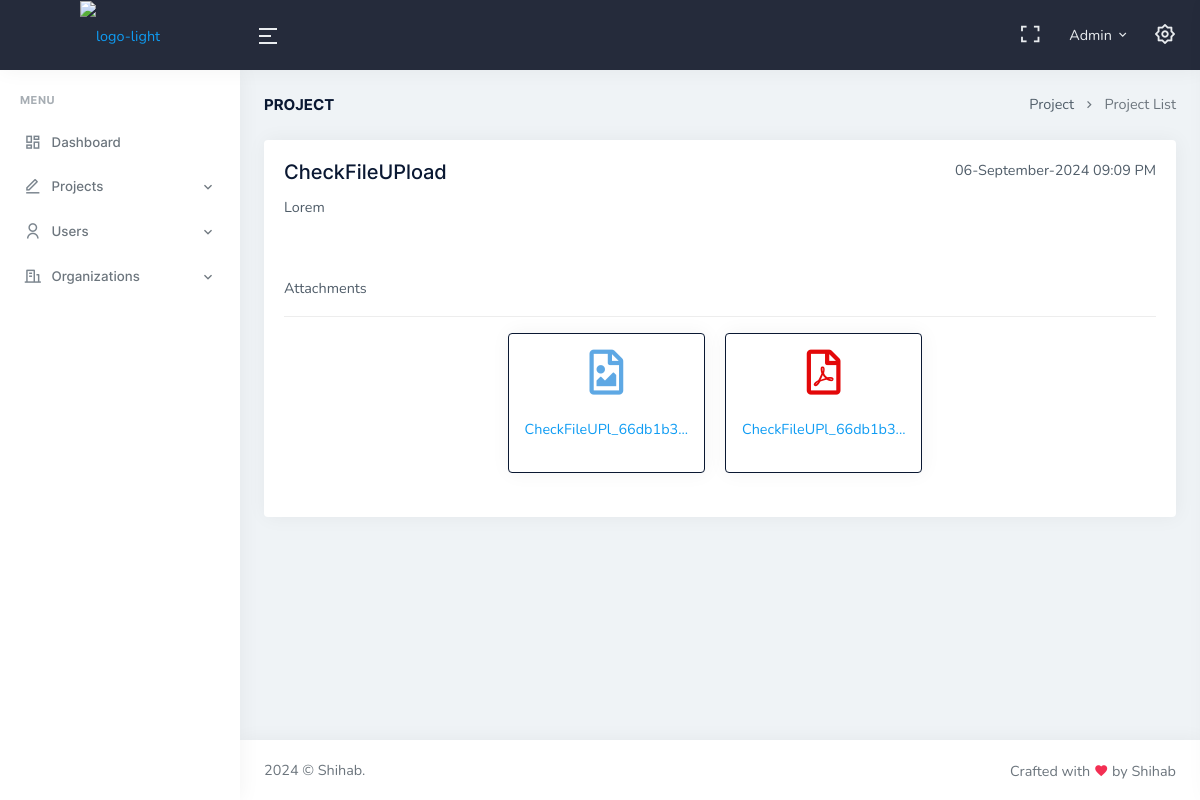
Screenshot of /view-post-admin.php?postId=122 (signed in) with the database file from the repository.
### tables this page shows
CREATE TABLE `posts` (
  `post_id` int NOT NULL,
  `project_name` varchar(100) NOT NULL,
  `post_details` varchar(5000) NOT NULL,
  `post_by` int NOT NULL,
  `created_at` datetime NOT NULL DEFAULT CURRENT_TIMESTAMP,
  `post_status` int DEFAULT '1'
);

CREATE TABLE `post_files` (
  `post_files_id` int NOT NULL,
  `post_files_names` varchar(255) NOT NULL,
  `post_id` int NOT NULL,
  `privacy` int NOT NULL DEFAULT '0',
  `created_at` datetime NOT NULL DEFAULT CURRENT_TIMESTAMP
);

### includes/helper-func.php (called while the page is built, shortened)
<?php
function getPost($postId, $conn)
{
    $sql = "SELECT *, DATE_FORMAT(created_at, '%d-%M-%Y %h:%i %p') AS post_date FROM posts WHERE post_id = $postId ORDER BY created_at DESC";
    $result = mysqli_query($conn, $sql);
    return $result;
}
function getUserFiles($postId, $conn)
{
    $sql = "SELECT * FROM post_files WHERE post_id = $postId AND privacy = 0";
    $result = mysqli_query($conn, $sql);
    return $result;
}
function truncatePostContent($content, $length = 200, $ellipsis = '...')
{
    $truncatedContent = mb_substr($content, 0, $length);
    if (mb_strlen($content) > $length) {
        $truncatedContent .= $ellipsis;
    }
    return $truncatedContent;
}

### view-post-admin.php (the view, shortened to what this page needs)
<?php
include 'includes/header.php';
if (isset($_GET['postId'])) {
    $post = getPost($_GET['postId'], $conn);
    $row = mysqli_fetch_assoc($post);
}
?>
<div class="container-fluid">
    <div class="row">
    <div class="col-12">
        <div class="page-title-box d-sm-flex align-items-center justify-content-between">
            <h4 class="mb-sm-0">Project</h4>
            <div class="page-title-right">
                <ol class="breadcrumb m-0">
                    <li class="breadcrumb-item"><a href="javascript: void(0);">Project</a></li>
                    <li class="breadcrumb-item active">Project List</li>
                </ol>
            </div>
        </div>
    </div>
</div>
<div class="row">
    <div class="col-12">
            <div class="email-rightbar m-0">
                <div class="card">
                    <div class="card-body">
                        <div class="d-flex justify-content-between">
                            <h2 class="font-size-20"><?php echo $row['project_name'] ?></h2>
                            <p class="text-end"><?php echo $row['post_date'] ?></p>
                        </div>
                        <p><?php echo nl2br($row['post_details']) ?></p>
                        <br><br>
                        <p>Attachments</p>
                        <hr>
                        <div class="sr-file-card">
                        <?php
                            $postFiles = getUserFiles($_GET['postId'], $conn);
                            if (mysqli_num_rows($postFiles) > 0) {
                                while ($row = mysqli_fetch_assoc($postFiles) ) {
                                    $fileName = $row['post_files_names'];
                                    $extension = pathinfo($fileName, PATHINFO_EXTENSION);
                                    if ($extension == "doc" || $extension == "docx") {
                                        echo "
                                            <a download href='uploads/".$row['post_files_names']."'>
                                                <div class='card p-3 border-1 border-dark'>
                                                    <div class='file-icon'>
                                                        <i class='mb-4 far fa-file-word'></i>
                                                    </div>
                                                    <p>
                                                        ". truncatePostContent($row['post_files_names'], 20) ."
                                                    </p>
                                                </div>
                                            </a> <br>
                                        ";
                                    }
                                    elseif ($extension == "jpg" || $extension == "jpeg" || $extension == "png") {
                                        echo "
                                            <a download href='uploads/".$row['post_files_names']."'>
                                                <div class='card p-3 border-1 border-dark'>
                                                    <div class='file-icon'>
                                                        <i class='mb-4 far fa-file-image'></i>
                                                    </div>
                                                    <p>
                                                        ". truncatePostContent($row['post_files_names'], 20) ."
                                                    </p>
                                                </div>
                                            </a> <br>
                                        ";
                                    }
                                    elseif ($extension == "pdf") {
                                        echo "
                                            <a download href='uploads/".$row['post_files_names']."'>
                                                <div class='card p-3 border-1 border-dark'>
                                                    <div class='file-icon'>
                                                        <i class='mb-4 far fa-file-pdf'></i>
                                                    </div>
                                                    <p>
                                                        ". truncatePostContent($row['post_files_names'], 20) ."
                                                    </p>
                                                </div>
                                            </a> <br>
                                        ";
                                    }
                                }
                            }
                            else
                                echo "No was File Attached";
                        ?>
                        </div>
                    </div>
                </div>
            </div>
    </div>
</div>
</div>
<?php
include 'includes/footer.php';
?>

### includes/header.php (shortened to what this page needs)
<?php
include 'includes/helper-func.php';
$sql = "SELECT * FROM admins";
$result = mysqli_query($conn, $sql);
$admin = mysqli_fetch_assoc($result);
?>
<!doctype html>
<html lang="en">
    <head>
        <link href="assets/libs/admin-resources/jquery.vectormap/jquery-jvectormap-1.2.2.css" rel="stylesheet" type="text/css" />
        <link href="assets/libs/datatables.net-bs4/css/dataTables.bootstrap4.min.css" rel="stylesheet" type="text/css" />
        <link href="assets/libs/datatables.net-responsive-bs4/css/responsive.bootstrap4.min.css" rel="stylesheet" type="text/css" />
        <link href="assets/css/bootstrap.min.css" id="bootstrap-style" rel="stylesheet" type="text/css" />
        <link href="assets/css/icons.min.css" rel="stylesheet" type="text/css" />
        <link href="assets/css/app.min.css" id="app-style" rel="stylesheet" type="text/css" />
        <link href="assets/css/style.css" rel="stylesheet">
    </head>
    <body data-topbar="dark">
        <div id="layout-wrapper">
            <header id="page-topbar">
                <div class="navbar-header">
                    <div class="d-flex align-items-center">
                        <div class="navbar-brand-box">
                            <a href="index.php" class="logo logo-light">
                                <span class="logo-lg">
                                    <img src="assets/images/logo.png" alt="logo-light" height="40">
                                </span>
                            </a>
                        </div>
                        <button type="button" class="btn btn-sm px-3 font-size-24 header-item waves-effect" id="vertical-menu-btn">
                            <i class="ri-menu-2-line align-middle"></i>
                        </button>
                    </div>
                    <div class="d-flex">
                        <div class="dropdown d-none d-lg-inline-block ms-1">
                            <button type="button" class="btn header-item noti-icon waves-effect" data-toggle="fullscreen">
                                <i class="ri-fullscreen-line"></i>
                            </button>
                        </div>
                        <div class="dropdown d-inline-block user-dropdown">
                            <button type="button" class="btn header-item waves-effect" id="page-header-user-dropdown"
                                data-bs-toggle="dropdown" aria-haspopup="true" aria-expanded="false">
                                <span class="d-none d-xl-inline-block ms-1"> <?php echo $admin['admin_name']; ?></span>
                                <i class="mdi mdi-chevron-down d-none d-xl-inline-block"></i>
                            </button>
                        </div>
                        <div class="dropdown d-inline-block">
                            <button type="button" class="btn header-item noti-icon right-bar-toggle waves-effect">
                                <i class="ri-settings-2-line"></i>
                            </button>
                        </div>
                    </div>
                </div>
            </header>
            <div class="vertical-menu">
                <div data-simplebar class="h-100">
                    <div id="sidebar-menu">
                        <ul class="metismenu list-unstyled" id="side-menu">
                            <li class="menu-title">Menu</li>
                            <li>
                                <a href="dashboard.php" class="waves-effect">
                                    <i class="ri-dashboard-line"></i>
                                    <span>Dashboard</span>
                                </a>
                            </li>
                            <li>
                                <a href="javascript: void(0);" class="has-arrow waves-effect">
                                    <i class="ri-edit-line"></i>
                                    <span>Projects</span>
                                </a>
                            </li>
                            <li>
                                <a href="javascript: void(0);" class="has-arrow waves-effect">
                                    <i class="ri-user-line"></i>
                                    <span>Users</span>
                                </a>
                            </li>
                            <li>
                                <a href="javascript: void(0);" class="has-arrow waves-effect">
                                    <i class="ri-building-line"></i>
                                    <span>Organizations</span>
                                </a>
                            </li>
                        </ul>
                    </div>
                </div>
            </div>
<div class="main-content">
<div class="page-content">

### assets/css/style.css (style rules this page uses)
.sr-file-card { display: flex; justify-content: center; flex-wrap: wrap; gap: 10px; }
.file-icon i { font-size: 45px; height: 100%; }
.file-icon { display: flex; justify-content: center; align-items: center; }
.file-icon .fa-file-pdf { color: #E30809; }
.file-icon .fa-file-image { color: #1480d8af; }

### rows the page displays
posts: project_name "CheckFileUPload", post_details "Lorem"
post_files: post_files_names "CheckFileUPl_66db1b3..."
post_files: post_files_names "CheckFileUPl_66db1b3..."

### other values shown
$admin['admin_name'] "Admin"
$row['post_date'] "06-September-2024 09:09 PM"
